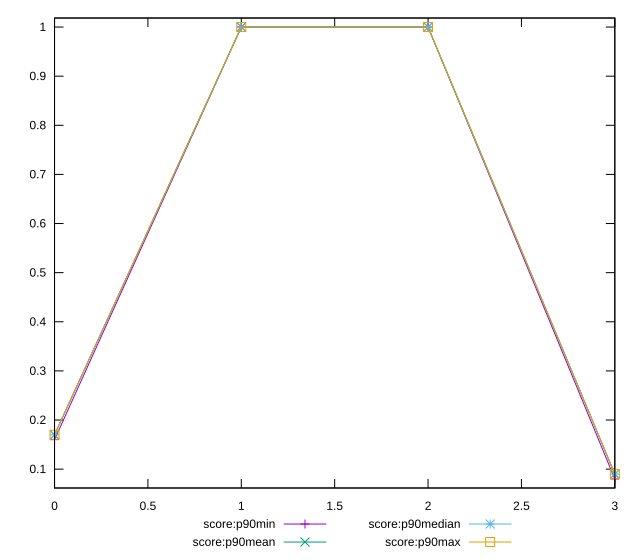

Write gnuplot code to recreate this figure.
reset

$scoreP90Min <<EOF
0 0.16
1 1
2 1
3 0.08
EOF

$scoreP90Mean <<EOF
0 0.16989361702127653
1 1
2 1
3 0.08978723404255311
EOF

$scoreP90Median <<EOF
0 0.17
1 1
2 1
3 0.09
EOF

$scoreP90Max <<EOF
0 0.17
1 1
2 1
3 0.09
EOF

set key outside below
set xrange [0:3]
set yrange [0.0616:1.0184]
set trange [0.0616:1.0184]
set terminal svg size 640, 560 enhanced background rgb 'white'
set output "reports/report_00032_2021-02-25T10-28-15.087Z/interactive/progression/score.svg"

plot $scoreP90Min title "score:p90min" with linespoints, \
     $scoreP90Mean title "score:p90mean" with linespoints, \
     $scoreP90Median title "score:p90median" with linespoints, \
     $scoreP90Max title "score:p90max" with linespoints

reset
